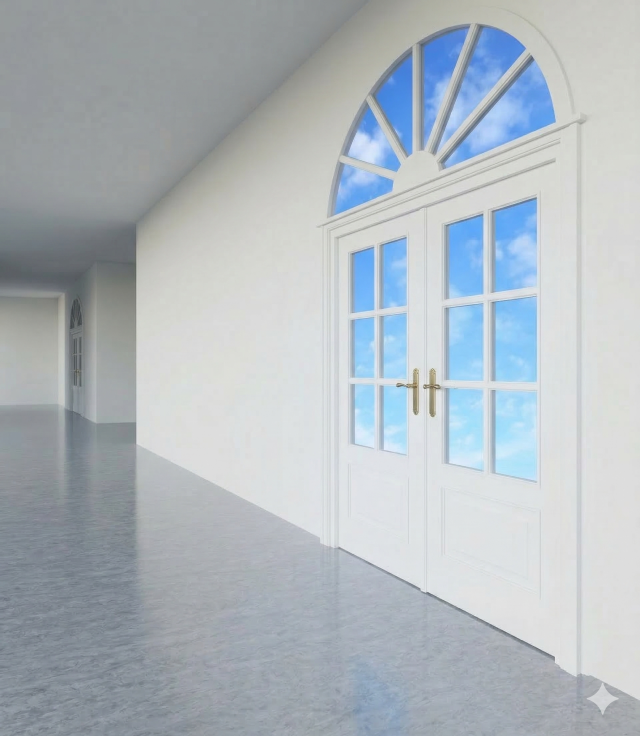
#> input picture Nuda, hypotéky, fašismus/dveře.jpg, 1920 x 2208 px, found by its file name (shown at 1/3 size)
$ python preview_credit_card.py
#> lines starting #> are read from the running program, lines starting #| are printed output that depends on the picture
# -*- coding: utf-8 -*-
from PIL import Image, ImageDraw, ImageFont, ImageFilter

W, H = 1080, 1920
SRC = r"C:\Repozitáře\nudaHypotekyFasismus\dveře.jpg"
LOGO = r"C:\Repozitáře\nudaHypotekyFasismus\pvl_logo.png"
FONT = r"C:\Program Files\Scribus 1.6.5\share\fonts\URWFonts-1.41\Coronet.ttf"
OUT = r"C:\Repozitáře\nudaHypotekyFasismus\video\work\preview_credit_card.png"

# cover-crop the source photo to 1080x1920
img = Image.open(SRC).convert("RGB")
#> img is the input picture: PIL image 1920x2208 RGB; mean R, G, B 175.9, 184.1, 190.3
sw, sh = img.size
#> sw = 1920; sh = 2208
target_ratio = W / H
src_ratio = sw / sh
#> src_ratio = 0.87
if src_ratio > target_ratio:
    new_w = int(sh * target_ratio)
#> new_w = 1242
    left = (sw - new_w) // 2
#> left = 339
    img = img.crop((left, 0, left + new_w, sh))
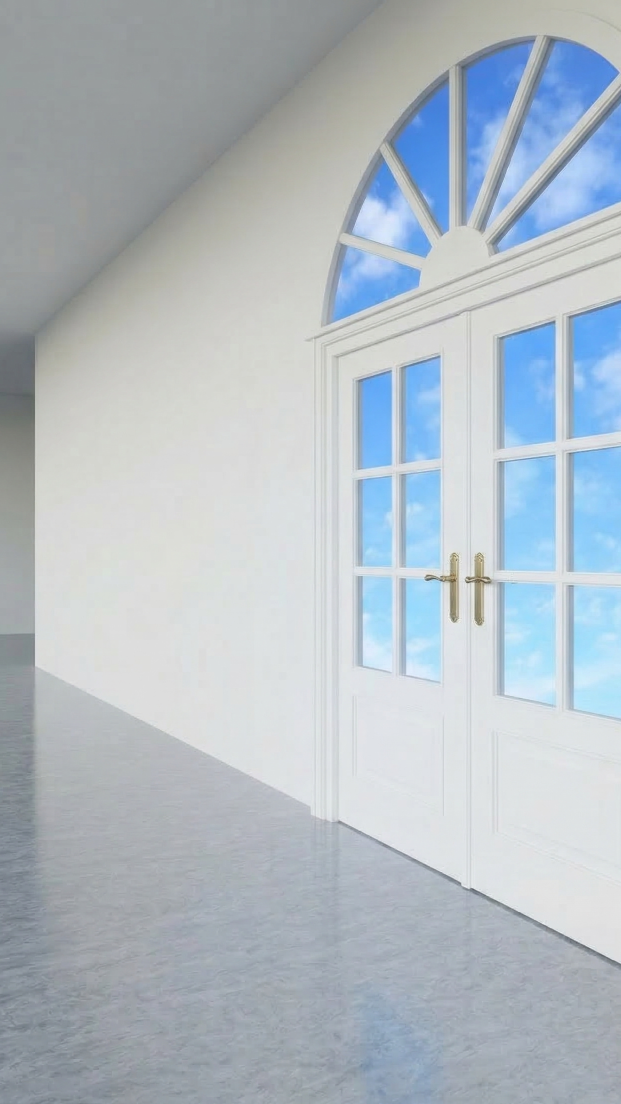
#> img: PIL image 1242x2208 RGB (shown at 1/2 size); mean R, G, B 177.3, 187.4, 195.5
else:
    new_h = int(sw / target_ratio)
    top = (sh - new_h) // 2
    img = img.crop((0, top, sw, top + new_h))
img = img.resize((W, H), Image.LANCZOS)
#> img: PIL image 1080x1920 RGB

draw = ImageDraw.Draw(img)

def draw_text_centered(draw, text, y, font, fill=(255, 255, 255), shadow=(0, 0, 0)):
    bbox = font.getbbox(text)
    w = bbox[2] - bbox[0]
    x = (W - w) / 2 - bbox[0]
    draw.text((x + 2, y + 2), text, font=font, fill=shadow)
    draw.text((x, y), text, font=font, fill=fill)

f_credit = ImageFont.truetype(FONT, 62)
f_copyright = ImageFont.truetype(FONT, 50)

draw_text_centered(draw, "Vydalo Poezie, vole!", 1560, f_credit)
draw_text_centered(draw, "© Mirek Mrkvička, 2026", 1650, f_copyright)

# composite logo, upscaled a bit, centered above the text
#> (the run stopped early here; a loop or call above may not have finished)

$ run again, with Nuda, hypotéky, fašismus/DreamCoreObdelnik.jpg copied over Nuda, hypotéky, fašismus/dveře.jpg
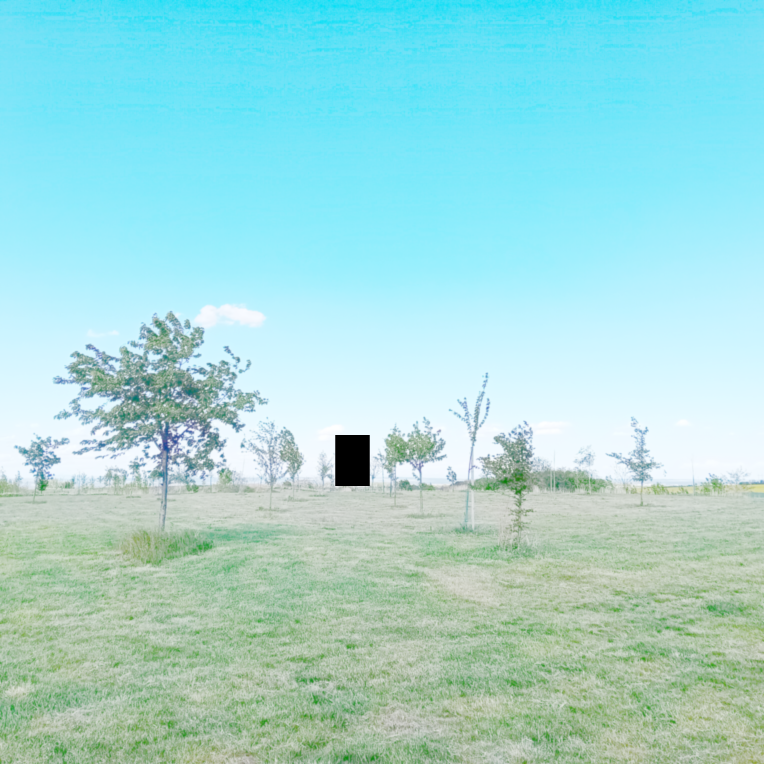
#> input picture Nuda, hypotéky, fašismus/DreamCoreObdelnik.jpg, 3056 x 3056 px, found by its file name (shown at 1/4 size)
#> img is the input picture: PIL image 3056x3056 RGB; mean R, G, B 161, 217, 215.7
#> `img = img.crop((left, 0, left + new_w, sh))`:
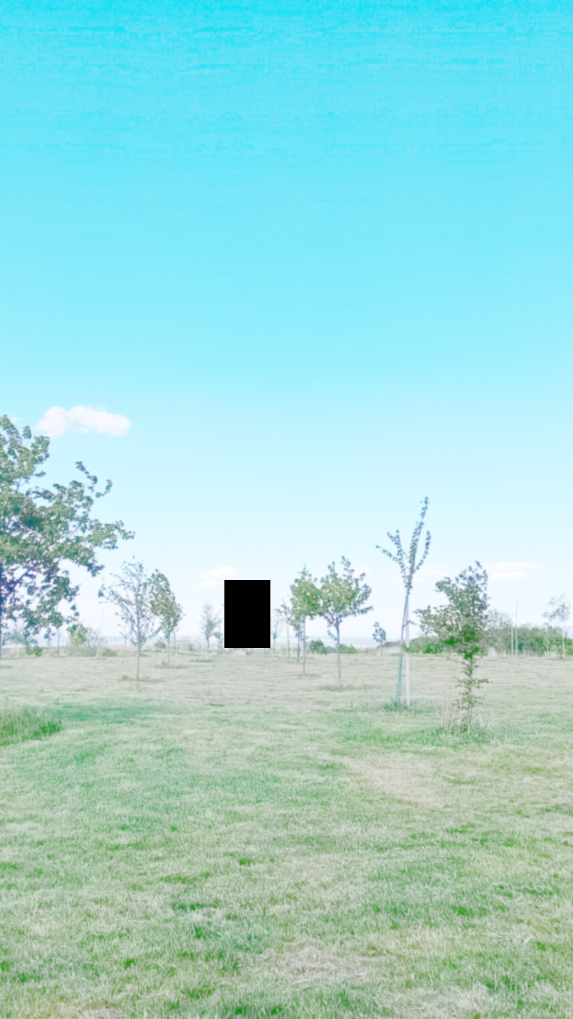
#> img: PIL image 1719x3056 RGB (shown at 1/3 size); mean R, G, B 157.9, 216.1, 215

$ run again, with Nuda, hypotéky, fašismus/koně.jpg copied over Nuda, hypotéky, fašismus/dveře.jpg
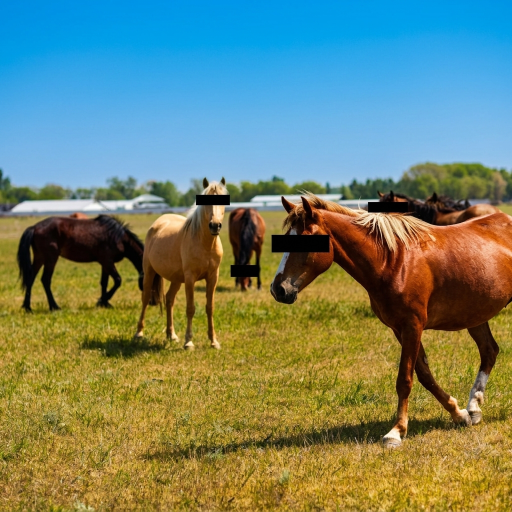
#> input picture Nuda, hypotéky, fašismus/koně.jpg, 1024 x 1024 px, found by its file name (shown at 1/2 size)
#> img is the input picture: PIL image 1024x1024 RGB; mean R, G, B 113.7, 131.6, 110.2
#> `img = img.crop((left, 0, left + new_w, sh))`:
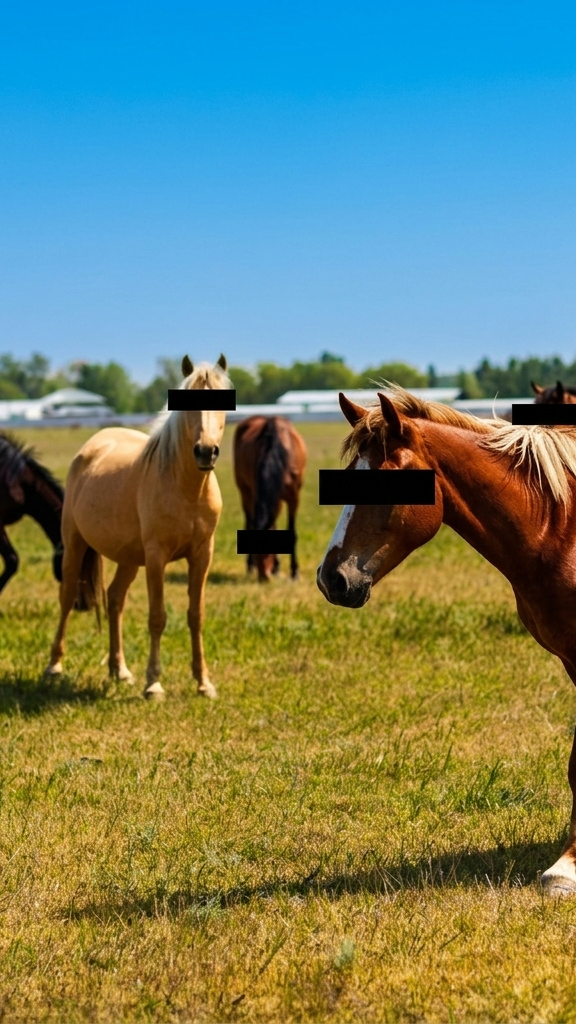
#> img: PIL image 576x1024 RGB; mean R, G, B 112.9, 132.8, 110.9

$ run again, with Nuda, hypotéky, fašismus/motorest.jpg copied over Nuda, hypotéky, fašismus/dveře.jpg
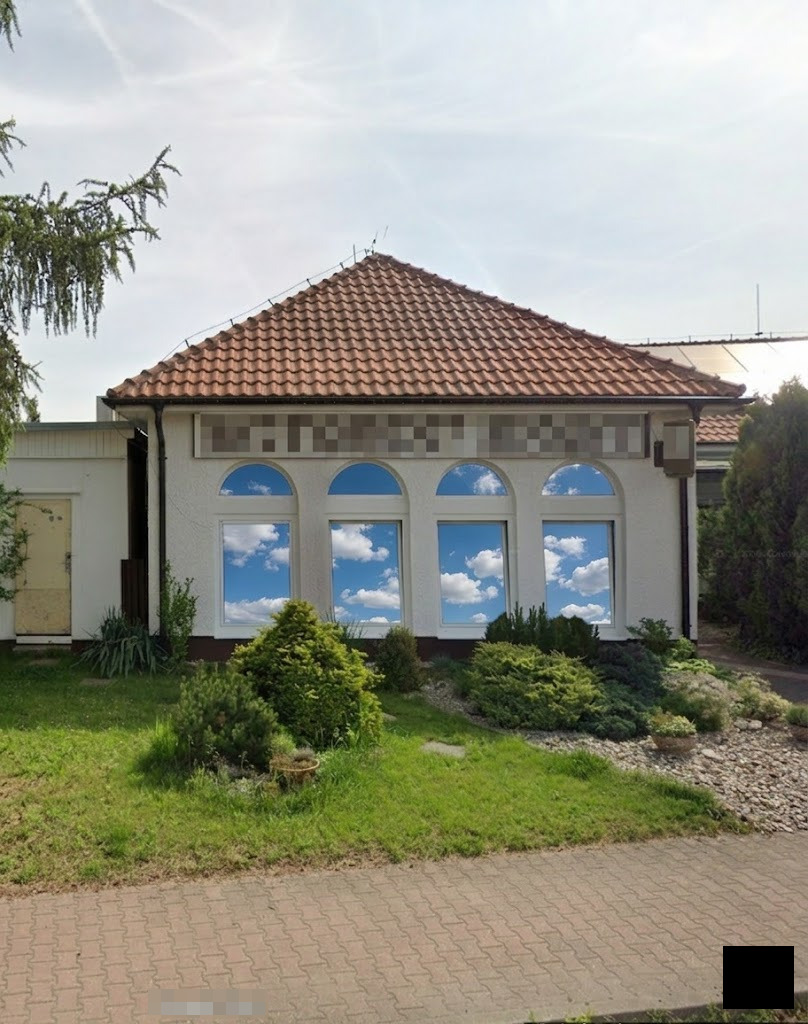
#> input picture Nuda, hypotéky, fašismus/motorest.jpg, 808 x 1024 px, found by its file name
#> img is the input picture: PIL image 808x1024 RGB; mean R, G, B 147, 146.5, 133
#> `img = img.crop((left, 0, left + new_w, sh))`:
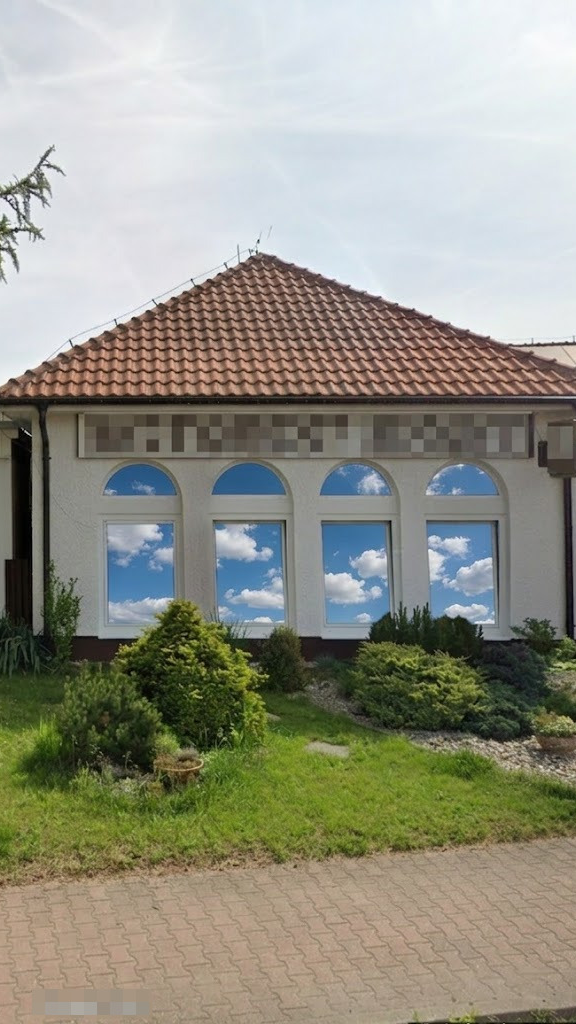
#> img: PIL image 576x1024 RGB; mean R, G, B 148.3, 148.1, 134.9
